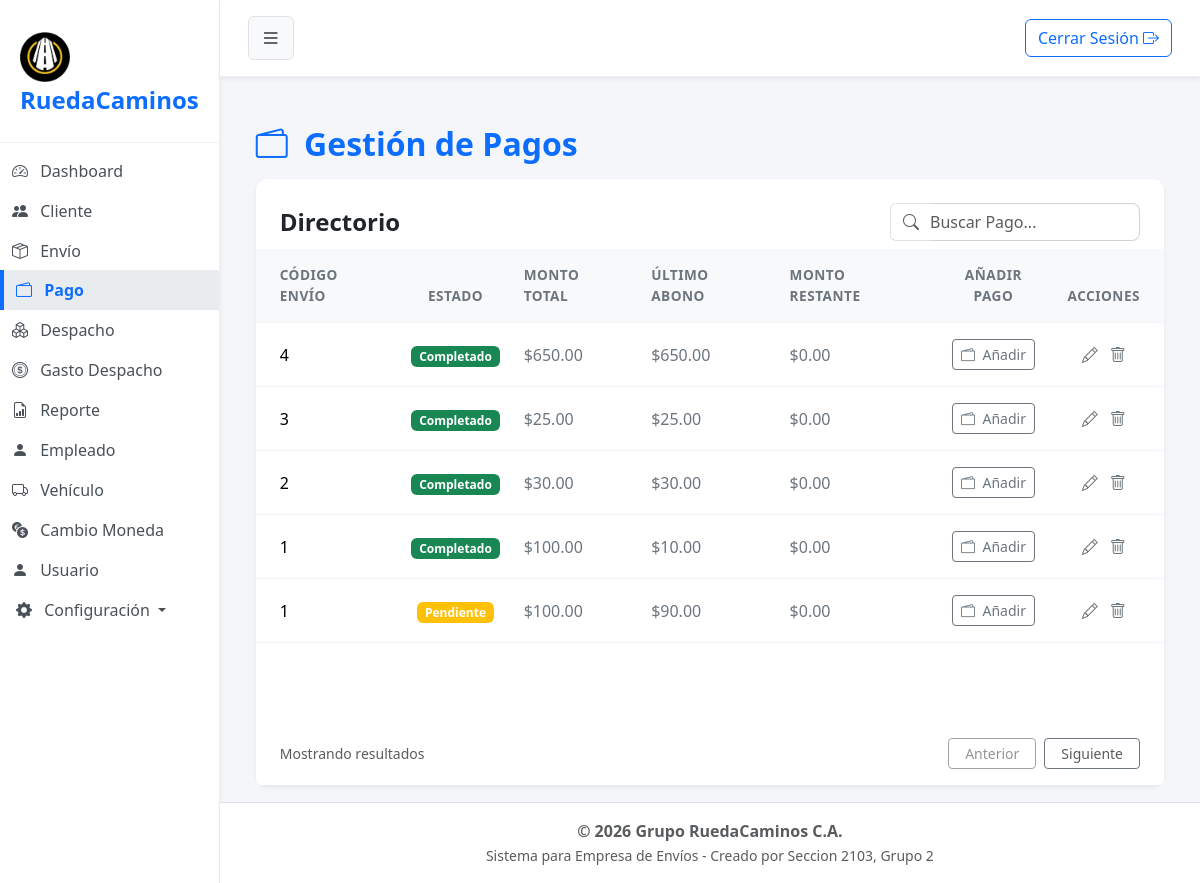
Page /?url=pago (signed in) on the earlier database version.
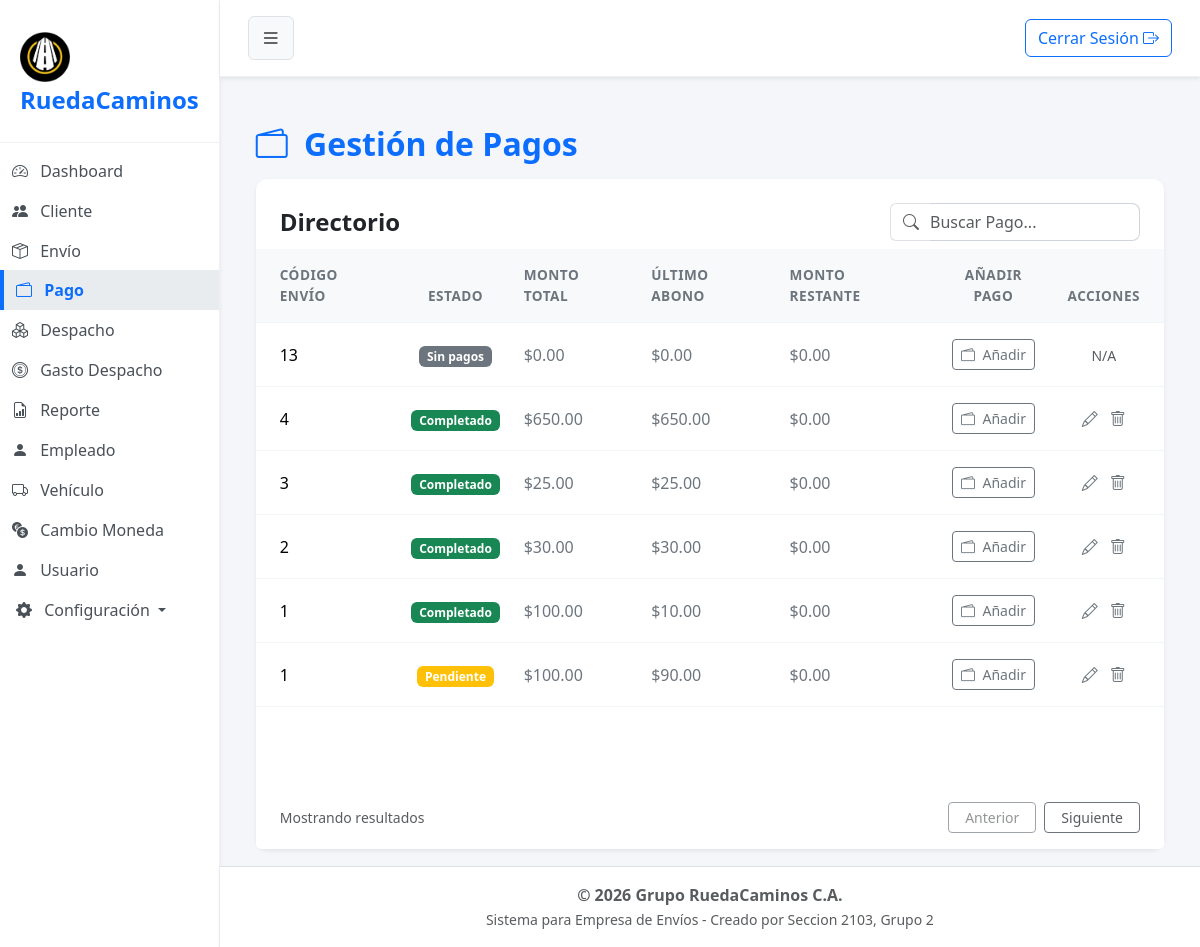
Same page on the later database version.
### tables this page shows
CREATE TABLE `pago` (
  `cod_pago` int(11) NOT NULL,
  `fecha` date NOT NULL,
  `hora` datetime NOT NULL,
  `monto` decimal(8,2) NOT NULL,
  `referencia` varchar(20) NOT NULL,
  `estado_pago` tinyint(1) NOT NULL DEFAULT 0,
  `cod_envio` int(11) NOT NULL,
  `estado` tinyint(1) NOT NULL,
  `cod_detallepago` int(11) NOT NULL
);

CREATE TABLE `envio` (
  `cod_envio` int(11) NOT NULL,
  `fecha` datetime NOT NULL,
  `monto_total` decimal(8,2) DEFAULT NULL,
  `estado` tinyint(1) NOT NULL,
  `cod_despacho` int(11) DEFAULT NULL,
  `peso_total` decimal(6,2) DEFAULT NULL,
  `anchura` decimal(5,2) NOT NULL,
  `altura` decimal(5,2) NOT NULL,
  `descrip_contenido` varchar(50) NOT NULL,
  `distancia_total` float(7,2) DEFAULT NULL,
  `cod_unidadmedida` int(1) DEFAULT NULL,
  `cod_preciokilometraje` int(11) DEFAULT NULL,
  `estatus_fragil` tinyint(1) NOT NULL
);

### app/controller/pagoController.php (called while the page is built, shortened)
<?php
$pago = new Pago();
$registros = $pago->obt_RegistrosPago();
include 'app/view/layout/header.php';
include 'app/view/pago/pagoView.php';
include 'app/view/layout/footer.php';
?>

### index.php (called while the page is built, shortened)
<?php
    $frontController = new FrontController();
?>

### app/config/Conexion.php (called while the page is built, shortened)
<?php
abstract class Conexion
{
    public $host = "localhost";
    public $namedb = "grupo_ruedacaminos";
    public $userdb = "root";
    public $passwd = "";
    public function __construct()
    {
        $this->conexion = $this->getConnection();
    }
    public function getConnection(): PDO
    {
        try {
            $dsn = "mysql:host=" . $this->host . ";dbname=" . $this->namedb . ";charset=utf8";
            $conexion = new PDO($dsn, $this->userdb, $this->passwd);
            $conexion->setAttribute(PDO::ATTR_ERRMODE, PDO::ERRMODE_EXCEPTION);
        } catch (PDOException $error) {
            die('No se pudo conectar a la base de datos, error:' . $error->getMessage());
        }
        return $conexion;
    }
}

### app/model/Pago.php (called while the page is built, shortened)
<?php
class Pago extends Conexion
{
    public function obt_RegistrosPago()
    {
        try {
            $sentencia = "SELECT e.cod_envio, e.monto_total, e.estado as estado_envio, p.cod_pago, p.fecha, p.hora, p.referencia, p.estado_pago, d.cod_detallepago, d.referencia as ref_detalle, p.monto as monto_abonado_usd, d.monto as monto_ingresado_original, m.nombre as metodo_pago, b.nombre as banco_nombre, d.cod_metodopago, d.cod_banco, (SELECT SUM(p2.monto) FROM pago p2 WHERE p2.cod_envio = e.cod_envio AND p2.estado = 1) as total_abonado_envio FROM envio e LEFT JOIN pago p ON e.cod_envio = p.cod_envio AND p.estado = 1 LEFT JOIN detalle_pago d ON p.cod_detallepago = d.cod_detallepago LEFT JOIN metodo_pago m ON d.cod_metodopago = m.cod_metodo LEFT JOIN banco b ON d.cod_banco = b.cod_banco WHERE e.estado = 1 ORDER BY e.cod_envio DESC, p.cod_pago DESC";
            $select = $this->conexion->prepare($sentencia);
            $select->execute();
            return $select->fetchAll(\PDO::FETCH_ASSOC);
        } catch (\PDOException $e) {
            return [];
        }
    }
}

### app/view/pago/componentes/tabla.php (the view)
<div class="card-body p-0">
    <div class="table-responsive">
        <table class="table table-hover align-middle mb-0">
            <thead class="table-light table-header-custom">
                <tr>
                    <th class="ps-4">CÓDIGO ENVÍO</th>
                    <th class="text-center">ESTADO</th>
                    <th>MONTO TOTAL</th>
                    <th>ÚLTIMO ABONO</th>
                    <th>MONTO RESTANTE</th>
                    <th class="text-center">AÑADIR PAGO</th>
                    <?php if ($_SESSION['usuario']['rol'] == '6'): ?>
                    <th class="pe-4 text-center">ACCIONES</th>
                    <?php endif;?>
                </tr>
            </thead>
            <tbody>
                <?php if (!empty($registros)): ?>
                    <?php foreach ($registros as $value):
                        $montoTotal = $value['monto_total'] ?? 0;
                        $totalAbonadoEnvio = $value['total_abonado_envio'] ?? 0;
                        $montoRestante = $montoTotal - $totalAbonadoEnvio;
                        $montoBaseEditar = $montoRestante + ($value['monto_abonado_usd'] ?? 0);
                        $tienePago = !empty($value['cod_pago']);
                    ?>
                        <tr>
                            <td class="ps-4 fw-medium"><?= $value['cod_envio']; ?></td>
                            <td class="text-center">
                                <?php if ($tienePago): ?>
                                    <span class="badge bg-<?= ($value['estado_pago'] == 1) ? 'success' : 'warning'; ?>">
                                        <?= ($value['estado_pago'] == 1) ? 'Completado' : 'Pendiente'; ?>
                                    </span>
                                <?php else: ?>
                                    <span class="badge bg-secondary">Sin pagos</span>
                                <?php endif; ?>
                            </td>
                            <td class="text-secondary">$<?= number_format($montoTotal, 2); ?></td>
                            <td class="text-secondary">$<?= number_format($value['monto_abonado_usd'] ?? 0, 2); ?></td>
                            <td class="text-secondary">$<?= number_format(max(0, $montoRestante), 2); ?></td>
                            <td class="text-center">
                                <button type="button" class="btn btn-outline-secondary btn-sm" title="Registrar"
                                    data-bs-toggle="modal" data-bs-target="#modalPago"
                                    data-envio="<?= $value['cod_envio']; ?>"
                                    data-montorestante="<?= max(0, $montoRestante); ?>">
                                    <i class="bi bi-wallet2 me-1"></i> Añadir
                                </button>
                            </td>
                            <?php if ($_SESSION['usuario']['rol'] == '6'): ?>
                            <td class="pe-4 text-center">
                                <?php if ($tienePago): ?>
                                    <a href="#" class="text-secondary me-2 text-decoration-none" title="Editar"
                                        data-bs-toggle="modal" data-bs-target="#modalPago"
                                        data-id="<?= $value['cod_pago']; ?>"
                                        data-envio="<?= $value['cod_envio']; ?>"
                                        data-monto="<?= $value['monto_abonado_usd']; ?>"
                                        data-monto-original="<?= $value['monto_ingresado_original']; ?>"
                                        data-fecha="<?= $value['fecha']; ?>"
                                        data-referencia="<?= $value['referencia']; ?>"
                                        data-estatus="<?= $value['estado_pago']; ?>"
                                        data-metodo="<?= $value['cod_metodopago'] ?? ''; ?>"
                                        data-banco="<?= $value['cod_banco'] ?? ''; ?>"
                                        data-detalle="<?= $value['cod_detallepago']; ?>"
                                        data-montobaseeditar="<?= max(0, $montoBaseEditar); ?>">
                                        <i class="bi bi-pencil"></i>
                                    </a>
                                    <a href="#" class="text-secondary text-decoration-none btn-eliminar" title="Eliminar"
                                        data-id="<?= $value['cod_pago']; ?>">
                                        <i class="bi bi-trash"></i>
                                    </a>
                                <?php else: ?>
                                    <span class="text-muted small">N/A</span>
                                <?php endif; ?>
                            </td>
                            <?php endif; ?>
                        </tr>
                    <?php endforeach; ?>
                <?php else: ?>
                    <tr>
                        <td colspan="7" class="text-center text-muted py-4">No hay envíos registrados actualmente.</td>
                    </tr>
                <?php endif; ?>
            </tbody>
        </table>
    </div>
</div>

Differences in the rows shown:
added envio: cod_envio "13", shows "Sin pagos", monto_total "0.00", monto_abonado_usd "0.00", max(0, $montoRestante) "0.00", shows "N/A"
